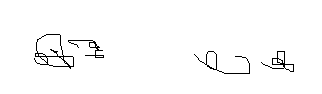
#> input picture examples/digital/02.png, 322 x 94 px
$ python segmentation.py   (older library calls are emulated)
#> lines starting #> are read from the running program, lines starting #| are printed output that depends on the picture; after the words box and inside, x2 and y2 are one past the last pixel; in counts of white or black regions, pixels touching at a corner belong together
### polygon_tool.py
import cv2
import parser_polygon
import util

class PolygonTool:

    def principal_contours(self, image):
        (_, contours, _) = cv2.findContours(image, cv2.RETR_TREE, cv2.CHAIN_APPROX_SIMPLE)
        return contours

    def print_rectangle(self, image, polygon):
        cv2.rectangle(image, (polygon.max_left().x, polygon.max_top().y),(polygon.max_rigth().x, polygon.max_bottom().y), (255, 0, 0), 2)

    # [9 lines left out: function print_line_from_polygon, not called in this run]

    def fit_contours( self, contours ):
        polygons = []
        for contour in contours:
            hull = cv2.convexHull(contour)
            polygons.append(parser_polygon.points_to_polygon(hull))

        polygons_aux = []

        # remove the bigest border
        for polygon in polygons:
            if util.is_polygon_inside_polygon(polygon, polygons[0]):
                polygons_aux.append(polygon)

        polygons = []

        for polygon_a in polygons_aux:
            is_inside = False

            for polygon_b in polygons_aux:
                if util.is_polygon_inside_polygon(polygon_a, polygon_b):
                    is_inside = True

            if not (is_inside):
                polygons.append(polygon_a)

        return polygons

### point.py
class Point:

    def __init__(self, x, y):
        self.x = x
        self.y = y

### util.py
import polygon as Polygon
import point as Point
from numba.cgutils import ifnot

def is_point_inside_poly(x, y, poly):

    n = len(poly.points)
    inside = False

    p1x = poly.points[0].x
    p1y = poly.points[0].y

    for i in range(n+1):
        p2x = poly.points[i % n].x
        p2y = poly.points[i % n].y

        if y > min(p1y, p2y):
            if y <= max(p1y,p2y):
                if x <= max(p1x,p2x):
                    if p1y != p2y:
                        xints = (y-p1y)*(p2x-p1x)/(p2y-p1y)+p1x
                    if p1x == p2x or x <= xints:
                        inside = not inside
        p1x,p1y = p2x,p2y

    return inside


def is_polygon_inside_polygon(polygon_a, polygon_b):
    is_all_inside = True

    for point in polygon_a.points:

        if is_all_inside:
            is_all_inside = is_point_inside_poly(point.x, point.y, polygon_b)
        else:
            break;

    return is_all_inside

### parser_polygon.py
import polygon as Polygon

def points_to_polygon(points):
    polygon = Polygon.Polygon()

    for point in points:
        polygon.addPoints(point[0][0], point[0][1])

    return polygon

### polygon.py
import point as Point

class Polygon:

    def __init__(self):
        self.points = []

    # [11 lines left out: function is_merge, not called in this run]

    def addPoints(self, x, y):
        self.points.append(Point.Point(x, y))

    def merge_points(self, points):
        self.points = self.points + points


    def max_rigth(self):
        max_point = None
        for point in self.points:
            if( max_point is None ):
                max_point = point
            elif( max_point.x  <  point.x ):
                max_point = point

        return max_point


    def max_left(self):
        max_point = None
        for point in self.points:
            if( max_point is None ):
                max_point = point
            elif( max_point.x  >  point.x ):
                max_point = point

        return max_point

    def max_top(self):
        max_point = None
        for point in self.points:
            if( max_point is None ):
                max_point = point
            elif( max_point.y  >  point.y ):
                max_point = point

        return max_point


    def max_bottom(self):
        max_point = None
        for point in self.points:
            if( max_point is None ):
                max_point = point
            elif( max_point.y  <  point.y ):
                max_point = point

        return max_point

### segmentation.py
import cv2
import polygon_tool as PolygonTool
from matplotlib import pyplot as plt

#files = ['01.png', '02.png', '03.png', '04.png', '05.png']
files = ['02.png']
images = []

for file in files:

    image     = cv2.imread('./examples/digital/'+file)
#> image is the input picture: shape (94, 322, 3); 98.1% white; black in thin lines or dots, all inside (x1, y1, x2, y2) = (34, 34, 294, 74)
    gray      = cv2.cvtColor(image,cv2.COLOR_BGR2GRAY)
    blurred   = cv2.GaussianBlur(gray,(9,9),0)
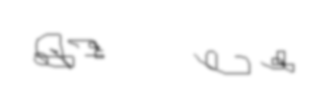
#> blurred: shape (94, 322); min 94, max 255, mean 250.2
    threshold = cv2.adaptiveThreshold(blurred, 255, cv2.ADAPTIVE_THRESH_GAUSSIAN_C,cv2.THRESH_BINARY, 11,1)
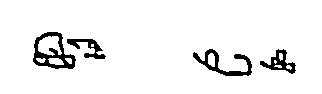
#> threshold: shape (94, 322); 94.2% white; 4 black regions

    polygonTool = PolygonTool.PolygonTool()
    contours    = polygonTool.principal_contours(threshold)
#> in principal_contours, `(_, contours, _) = cv2.findContours(image, cv2.RETR_TREE, cv2.CHAIN_AP..`: contours = 15 contours, 5 with area under 20; largest, box (x1, y1, x2, y2) and area: (0, 0, 322, 94) 29853, (32, 31, 77, 70) 1174, (192, 48, 253, 77) 672, (259, 48, 297, 75) 458, (66, 38, 107, 60) 379
    polygons    = polygonTool.fit_contours(contours)
#> the loop in fit_contours, `for contour in contours:` made 15 passes
#> contour on passes 1, 10: [[0, 0], [0, 93], [321, 93], [321, 0]], [[91, 44], [91, 46], [93, 46], [93, 44]]
#> after the loop in fit_contours, `for contour in contours:`: polygons = 15 items
#> the loop in fit_contours, `for polygon in polygons:` made 15 passes
#> the loop in fit_contours, `for polygon_a in polygons_aux:` made 14 passes


    for polygon in polygons:
        polygonTool.print_rectangle(image, polygon)
#> this loop made 4 passes
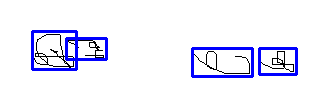
#> image: shape (94, 322, 3); mean B, G, R 250.3, 235.7, 235.7

    images.append(image)

for image in images:
    cv2.imshow("Image 1", image)
    cv2.waitKey(0)
#> this loop made 1 pass
